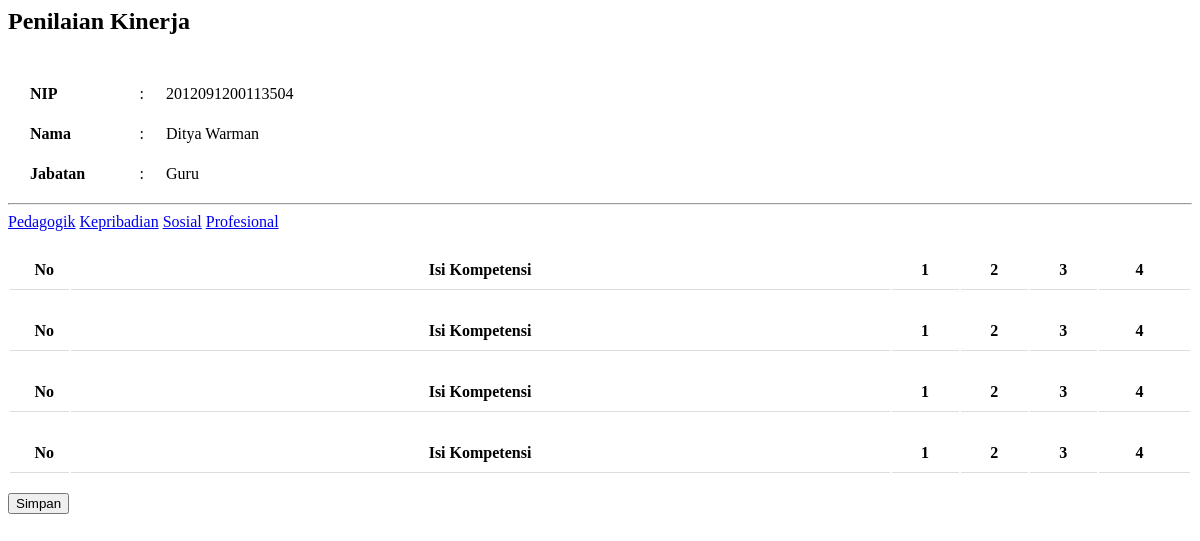
/pages/melakukanpen.php?id=16, run on the app's committed database.
### tables this page shows
CREATE TABLE IF NOT EXISTS `penilai` (
  `id_penilai` int(11) NOT NULL AUTO_INCREMENT,
  `nip` char(18) DEFAULT NULL,
  `id_periode` int(11) DEFAULT NULL,
  PRIMARY KEY (`id_penilai`),
  KEY `nip` (`nip`),
  KEY `id_periode` (`id_periode`),
  CONSTRAINT `FK_penilai_periode` FOREIGN KEY (`id_periode`) REFERENCES `periode` (`id_periode`) ON DELETE CASCADE ON UPDATE CASCADE,
  CONSTRAINT `FK_penilai_user` FOREIGN KEY (`nip`) REFERENCES `user` (`nip`) ON DELETE CASCADE ON UPDATE CASCADE
);

CREATE TABLE IF NOT EXISTS `user` (
  `nip` char(18) NOT NULL,
  `id_jenis_user` int(11) DEFAULT NULL,
  `password` varchar(100) DEFAULT NULL,
  `nama_guru` varchar(100) DEFAULT NULL,
  `status_guru` varchar(100) DEFAULT NULL,
  `alamat` text,
  `tempat_lahir` varchar(100) DEFAULT NULL,
  `tgl_lahir` date DEFAULT NULL,
  `jenis_kelamin` char(1) DEFAULT NULL,
  `status_nikah` char(1) DEFAULT NULL,
  `no_telp` varchar(20) DEFAULT NULL,
  PRIMARY KEY (`nip`),
  KEY `id_jenis_user` (`id_jenis_user`),
  CONSTRAINT `FK_user_jenis_user` FOREIGN KEY (`id_jenis_user`) REFERENCES `jenis_user` (`id_jenis_user`) ON DELETE CASCADE ON UPDATE CASCADE
);

CREATE TABLE IF NOT EXISTS `jenis_user` (
  `id_jenis_user` int(10) NOT NULL AUTO_INCREMENT,
  `jabatan` varchar(20) DEFAULT NULL,
  `level` int(11) DEFAULT NULL,
  PRIMARY KEY (`id_jenis_user`)
);

CREATE TABLE IF NOT EXISTS `jenis_kompetensi` (
  `id_kompetensi` int(11) NOT NULL AUTO_INCREMENT,
  `nama_kompetensi` varchar(50) DEFAULT '0',
  `bobot_kompetensi` int(11) DEFAULT '0',
  PRIMARY KEY (`id_kompetensi`)
);

### pages/melakukanpen.php (the view, shortened to what this page needs)
<div class="container">
    <div class="row">
    <?php
        if(!isset($_GET['id'])){
    ?>
        <div class="col-xs-12 col-sm-12 col-md-12 col-lg-12">
            <h2>Data guru yang dinilai</h2> <a class="float-right" title="Rubrik Penilaian" href="assets/file/rubrik.pdf"><i class="fa fa-file-pdf-o fa-2x"></i></a>
            <br>
            <table class="table">
                <thead>
                    <tr>
                        <td>No</td>
                        <td>NIP</td>
                        <td>Nama</td>
                        <td>Aksi</td>
                    </tr>
                </thead>
                <tbody>
                    <?php
                        $i=0;
                        $nip_s = $_SESSION[md5('user')];
                        $sql = "SELECT a.id_penilai, a.nip, c.nama_guru, b.id_penilai_detail FROM penilai a JOIN penilai_detail b  ON a.id_penilai = b.id_penilai
                                JOIN user c ON a.nip = c.nip WHERE b.nip = '$nip_s' ";
                        $q = mysql_query($sql);
                        while($row = mysql_fetch_array($q)){
                    ?>
                    <tr class="<?= sudah($row['id_penilai_detail']); ?>">
                        <td><?= ++$i; ?></td>
                        <td><?= $row['nip']; ?></td>
                        <td><?= $row['nama_guru']; ?></td>
                        <td>
                            <a href="index.php?p=melakukanpen&id=<?= $row['id_penilai']; ?>" class="btn btn-success btn-sm" >
                                <span class="fa fa-pencil fa-2x"></span>
                            </a>
                        </td>
                    </tr>
                    <?php } ?>
                </tbody>
            </table>
        </div>
        <?php }else{ ?>
        <?php
            $id_penilai = isset($_GET['id'])?mysql_real_escape_string(htmlspecialchars($_GET['id'])):"";
            $sql = "SELECT a.id_penilai, a.nip, b.nama_guru, c.jabatan FROM penilai a JOIN user b ON a.nip = b.nip JOIN jenis_user c ON b.id_jenis_user = c.id_jenis_user WHERE a.id_penilai = '$id_penilai'";
            $q = mysql_query($sql);
            $row  = mysql_fetch_array($q);
        ?>
        <div class="col-xs-12 col-sm-12 col-md-12 col-lg-12">
            <h2>Penilaian Kinerja</h2>
            <br>
            <table class="table">
                <tr>
                    <td width="10%"><strong>NIP</strong></td>
                    <td width="1%">:</td>
                    <td> <?= $row['nip']; ?></td>
                </tr>
                <tr>
                    <td><strong>Nama</strong></td>
                    <td>:</td>
                    <td> <?= $row['nama_guru']; ?></td>
                </tr>
                <tr>
                    <td><strong>Jabatan</strong></td>
                    <td>:</td>
                    <td> <?= $row['jabatan']; ?></td>
                </tr>
            </table>
            <hr>
            <form class="form-horizontal" method="post" action="modal/p_nilai.php">
            <nav class="">
              <div class="nav nav-tabs" id="nav-tab" role="tablist">
                 --><?php
                    $sql = "SELECT * FROM jenis_kompetensi";
                    $q = mysql_query($sql);
                    $i = 0;
                    $data_kompetensi = [];
                    while($row = mysql_fetch_array($q)){
                        $data_kompetensi[$i]['id_kompetensi'] = $row['id_kompetensi'];
                        $data_kompetensi[$i]['nama_kompetensi'] = $row['nama_kompetensi'];
                        $data_kompetensi[$i]['bobot_kompetensi'] = $row['bobot_kompetensi'];
                        if($i==0){
                ?>
                    <a class="nav-item nav-link active" id="nav-home-tab" data-toggle="tab" href="#nav-<?= $row['id_kompetensi']; ?>" role="tab" aria-controls="nav-home" aria-selected="true"><?= $row['nama_kompetensi']; ?></a>
                <?php
                        }else{
                ?>
                    <a class="nav-item nav-link" id="nav-home-tab" data-toggle="tab" href="#nav-<?= $row['id_kompetensi']; ?>" role="tab" aria-controls="nav-home" aria-selected="true"><?= $row['nama_kompetensi']; ?></a>
                <?php
                        }
                        $i++;
                    }
                ?>
              </div>
            </nav>
            <div class="tab-content" id="nav-tabContent">
              <?php
                foreach ($data_kompetensi as $k => $v) {
                    if($k==0){
                        $ext = "show active";
                    }else{
                        $ext = "";
                    }
                ?>
                    <div class="tab-pane fade <?= $ext;?>" id="nav-<?= $v['id_kompetensi']; ?>" role="tabpanel" aria-labelledby="nav-profile-tab">
                        <br>
                        <div>
                            <table class="table table-striped">
                                <thead>
                                    <tr>
                                        <th width="5%">No</th>
                                        <th width="70%">Isi Kompetensi</th>
                                        <th >1</th>
                                        <th >2</th>
                                        <th >3</th>
                                        <th >4</th>
                                    </tr>
                                </thead>
                            </table>
                        </div>
                    </div>
                <?php
                }
              ?>
            </div>
            <div class="container">
                <div class="float-right">
                    <br>
                    <button type="submit" class="btn btn-primary btn-md">Simpan</button>
                </div>
            </div>
            </form>
        <?php } ?>
        </div>
    </div>
</div>

### pages/melakukanpen.php (style rules this page uses)
.container table { width: 100%; font-size: 1rem; }
.container td, .container th { padding: 10px; }
.container td:first-child, .container th:first-child { padding-left: 20px; }
.container td:last-child, .container th:last-child { padding-right: 20px; }
.container th { border-bottom: 1px solid #ddd; position: relative; }

### data on the page
penilai: nip "2012091200113504", nip.nama_guru "Ditya Warman", jenis_user.jabatan "Guru"
jenis_kompetensi: nama_kompetensi "Pedagogik"
jenis_kompetensi: nama_kompetensi "Kepribadian"
jenis_kompetensi: nama_kompetensi "Sosial"
jenis_kompetensi: nama_kompetensi "Profesional"
